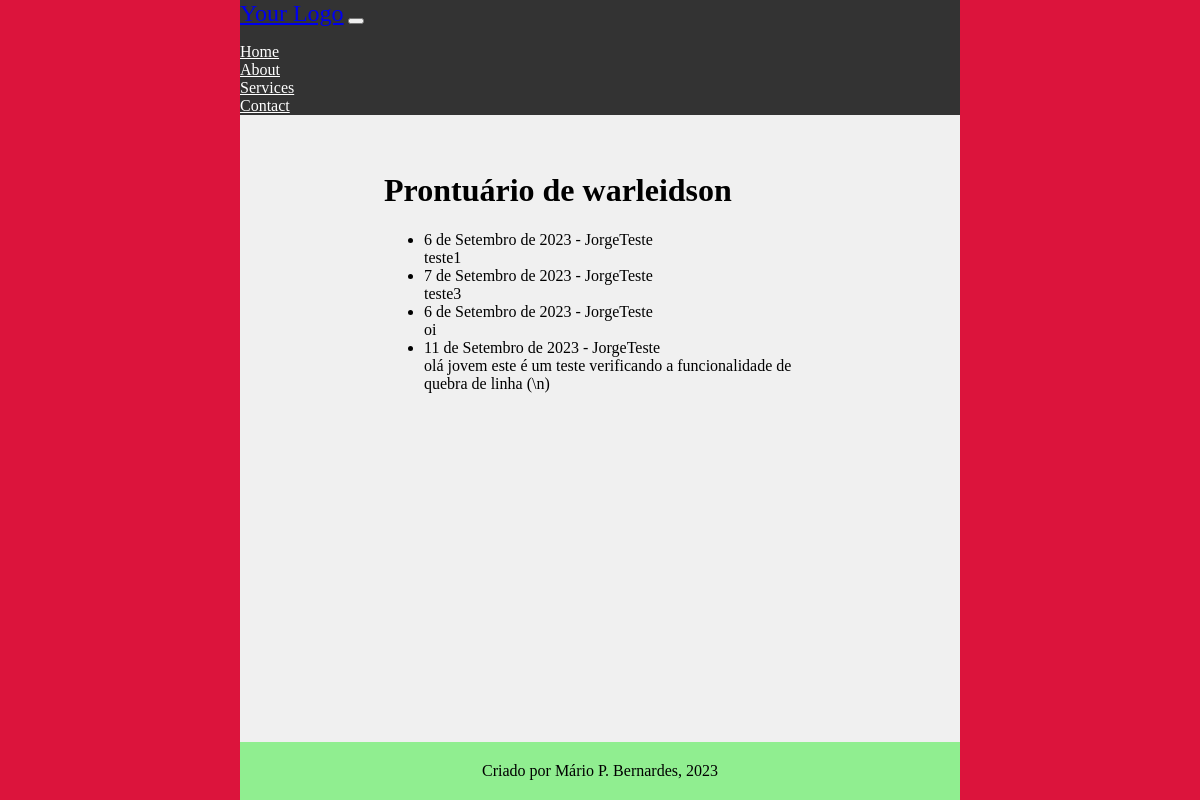
The app's page /main/prontuario/2020202/ (signed in), older data.
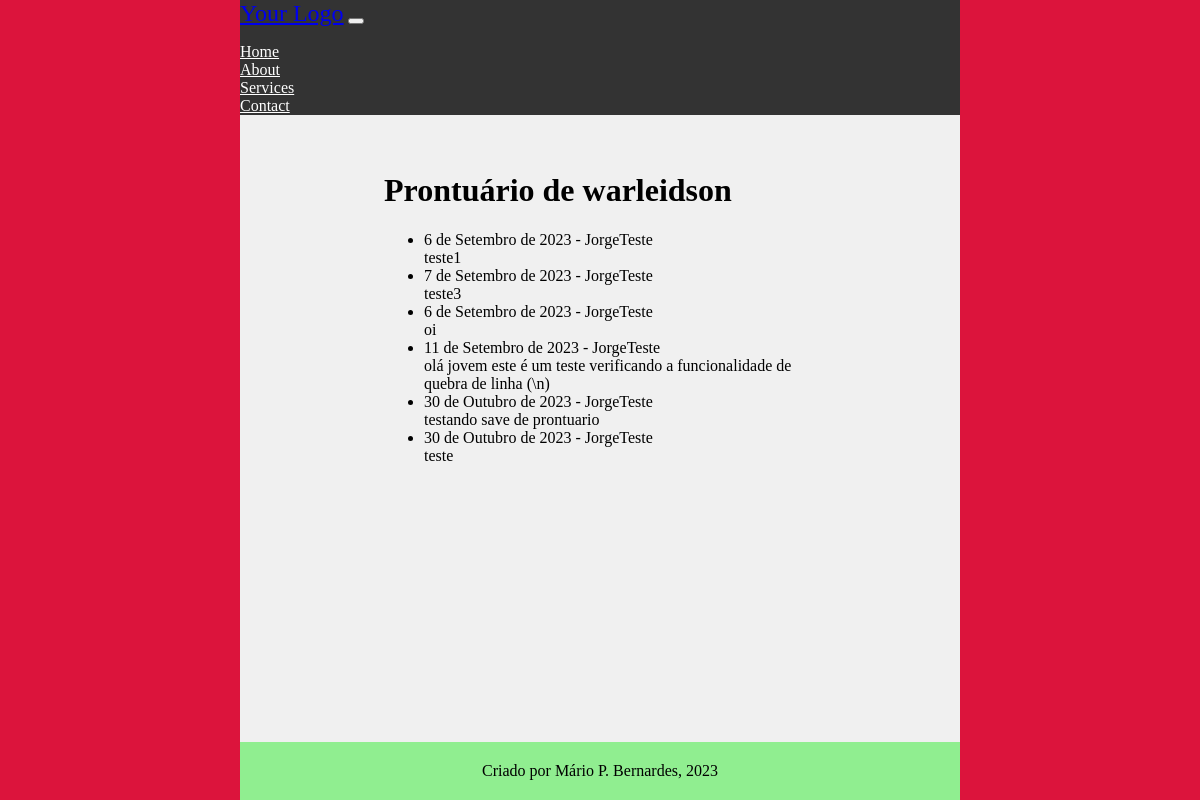
The same page, newer data.
### main/models.py (models this page shows, shortened)
class CadastroPacientes(models.Model):
    nome = models.CharField(verbose_name='Nome do Paciente', max_length=100)
    prontuario_numero = models.CharField(verbose_name='Nº de Prontuario', max_length=7, unique=True)
    nascimento = models.DateField(verbose_name='Data de Nascimento', help_text='dd/mm/aaaa')
    responsavel_legal = models.CharField(verbose_name='Responsável Legal', max_length=100, null=True, blank=True)
    data_inicio = models.DateField(verbose_name='Data de Inicio', help_text='dd/mm/aaaa')
    data_final = models.DateField(verbose_name='Data do Desligamento', help_text='dd/mm/aaaa', blank=True, null=True)
    desligado = models.BooleanField(verbose_name='Desligado', help_text='Paciente desligado', default=False)
    cpf_numero = models.CharField(verbose_name='CPF', max_length=11, unique=True)
    MOD_CHOICES = (
        (0, 'Individual'),
        (1, 'Grupo'),
        (2, 'Casal'),
    )
    modalidade_atendimento = models.IntegerField(verbose_name='Modalidade', choices=MOD_CHOICES)
    grupo = models.ForeignKey(
        'CadastroGrupos',
        related_name='membros',
        on_delete=models.PROTECT,
        blank=True,
        null=True
    )
    convenio = models.ForeignKey(
        'ConveniosAceitos',
        related_name='pacientes',
        on_delete=models.PROTECT
    )
    carteirinha_convenio = models.CharField(verbose_name='Número do Convênio',
                                            max_length=50, blank=True, null=True)
    terapeuta = models.ForeignKey(
        'CadastroProfissionais',
        related_name='pacientes',
        on_delete=models.PROTECT
    )
    telefone_numero = models.CharField(verbose_name='Telefone', max_length=11)
    email = models.EmailField(verbose_name='E-mail', null=True, blank=True)
    observacoes = models.TextField(verbose_name='Observações', blank=True, null=True)
    objects = models.Manager()
    class Meta:
        verbose_name = 'Paciente'
        verbose_name_plural = 'Pacientes'
        permissions = [
            ('transfer_pac', 'Transferir Paciente (Terapeutas)'),
            ('deslig_pac', 'Desligar Paciente (Terapeutas)'),
            ('add_pac_group', 'Adicionar Paciente a Grupo (Terapeutas')
        ]

class Prontuarios(models.Model):
    numero = models.ForeignKey(
        'CadastroPacientes',
        on_delete=models.PROTECT,
        to_field='prontuario_numero',
        related_name='paciente',
        verbose_name='Nº de Prontuário'
    )
    autor = models.ForeignKey(
        'CadastroProfissionais',
        on_delete=models.PROTECT,
        to_field='nome',
        related_name='prontuarios',
        verbose_name='Terapeuta'
    )
    data_entrada = models.DateField(auto_now_add=True, editable=False, verbose_name='Data da Entrada')
    data_consulta = models.DateField(verbose_name='Data da Consulta')
    entrada = models.TextField(verbose_name='Parecer')
    objects = models.Manager()
    class Meta:
        verbose_name = 'Prontuário'
        verbose_name_plural = 'Prontuários'
        permissions = [
            ('add_entry', 'Adicionar entradas em prontuários (Terapeutas)')
        ]

class CadastroProfissionais(models.Model):
    nome = models.CharField(verbose_name='Nome', max_length=100, unique=True, editable=True)
    conselho_codigo = models.CharField(verbose_name='CRP', max_length=5, unique=True, editable=True)
    unimed_codigo = models.CharField(verbose_name='Número cadastro Unimed', max_length=6, unique=True, editable=True)
    email = models.EmailField(verbose_name='Email', editable=True)
    telefone_numero = models.CharField(verbose_name='Telefone', max_length=11, editable=True)
    usuario_codigo = models.ForeignKey(
        User,
        related_name='Terapeutas',
        on_delete=models.PROTECT
    )
    objects = models.Manager()
    def __str__(self):
        return f'{self.nome}'
    class Meta:
        verbose_name = 'Terapeuta'
        verbose_name_plural = 'Terapeutas'
        permissions = [
            ('add_terapeuta', 'Adicionar novos Usuários (Administrativos)')
        ]

### main/views.py (the view)
@login_required(login_url="/main/login")
def list_entradas(request, prontuario_numero):
    current_user_terapeuta = request.user.Terapeutas.get()
    current_paciente = CadastroPacientes.objects.get(prontuario_numero=prontuario_numero)
    current_paciente_prontuario = Prontuarios.objects.filter(numero_id=prontuario_numero)
    context = {
        'current_user': current_user_terapeuta,
        'paciente': current_paciente,
        'prontuarios': current_paciente_prontuario,
    }
    return render(request, 'prontuario_pac.html', context)

### main/templates/prontuario_pac.html (shortened to what this page needs)
{% extends 'middleman1.html' %}
{% load bootstrap5 %}
{% load static %}
    {% block content %}
    <h1>Prontuário de {{ paciente.nome }} </h1>
    <ul>
        {% for prontuario in prontuarios %}
            <li>
                {{ prontuario.data_consulta }} - {{ prontuario.autor }} <br>
                {{ prontuario.entrada }}
            </li>
        {% empty %}
            <li>Nenhuma entrada encontrada neste prontuário.</li>
        {% endfor %}
    </ul>
    {% endblock %}

### main/templates/middleman1.html (shortened to what this page needs)
{% load static %}
<!DOCTYPE html>
<html lang="pt">
<head>
    <link rel="stylesheet" type="text/css" href="{% static 'main_style.css' %}">
</head>
<body>
    <div class="page-container">
        <header>
            <nav class="navbar navbar-expand-lg navbar-light bg-light">
                <div class="container">
                    <a class="navbar-brand" href="#">Your Logo</a>
                    <button class="navbar-toggler" type="button" data-bs-toggle="collapse" data-bs-target="#navbarNav" aria-controls="navbarNav" aria-expanded="false" aria-label="Toggle navigation">
                    </button>
                    <div class="collapse navbar-collapse" id="navbarNav">
                        <ul class="navbar-nav">
                            <li class="nav-item">
                                <a class="nav-link" href="#">Home</a>
                            </li>
                            <li class="nav-item">
                                <a class="nav-link" href="#">About</a>
                            </li>
                            <li class="nav-item">
                                <a class="nav-link" href="#">Services</a>
                            </li>
                            <li class="nav-item">
                                <a class="nav-link" href="#">Contact</a>
                            </li>
                        </ul>
                    </div>
                </div>
            </nav>
        </header>
        <main class="main-content">
            {% block content %}{% endblock %}
        </main>
        <footer class="footer">
            Criado por Mário P. Bernardes, 2023
        </footer>
    </div>
</body>
</html>

### main/static/main_style.css (style rules this page uses)
body { font-family: 'Times New Roman', Times, serif; font-size: 16px; background-color: #f0f0f0; margin: 0; padding: 0; }
.page-container { border-left: 20vw solid crimson; border-right: 20vw solid crimson; min-height: 100vh; box-sizing: border-box; display: flex; flex-direction: column; }
.main-content { width: 60%; margin: 0 auto; padding: 20px; flex-grow: 1; }
.navbar { background-color: #333; color: #fff; }
.navbar-brand { font-size: 24px; }
.navbar-nav { list-style-type: none; padding: 0; }
.nav-item { margin-right: 20px; }
.nav-link { color: #fff; }
.footer { background-color: lightgreen; color: #000; padding: 20px 0; text-align: center; flex-shrink: 0; }

Row changes from the older to the newer data that the page shows:
added Prontuarios: data_consulta "30 de Outubro de 2023", autor "JorgeTeste", entrada "testando save de prontuario"
added Prontuarios: data_consulta "30 de Outubro de 2023", autor "JorgeTeste", entrada "teste"
